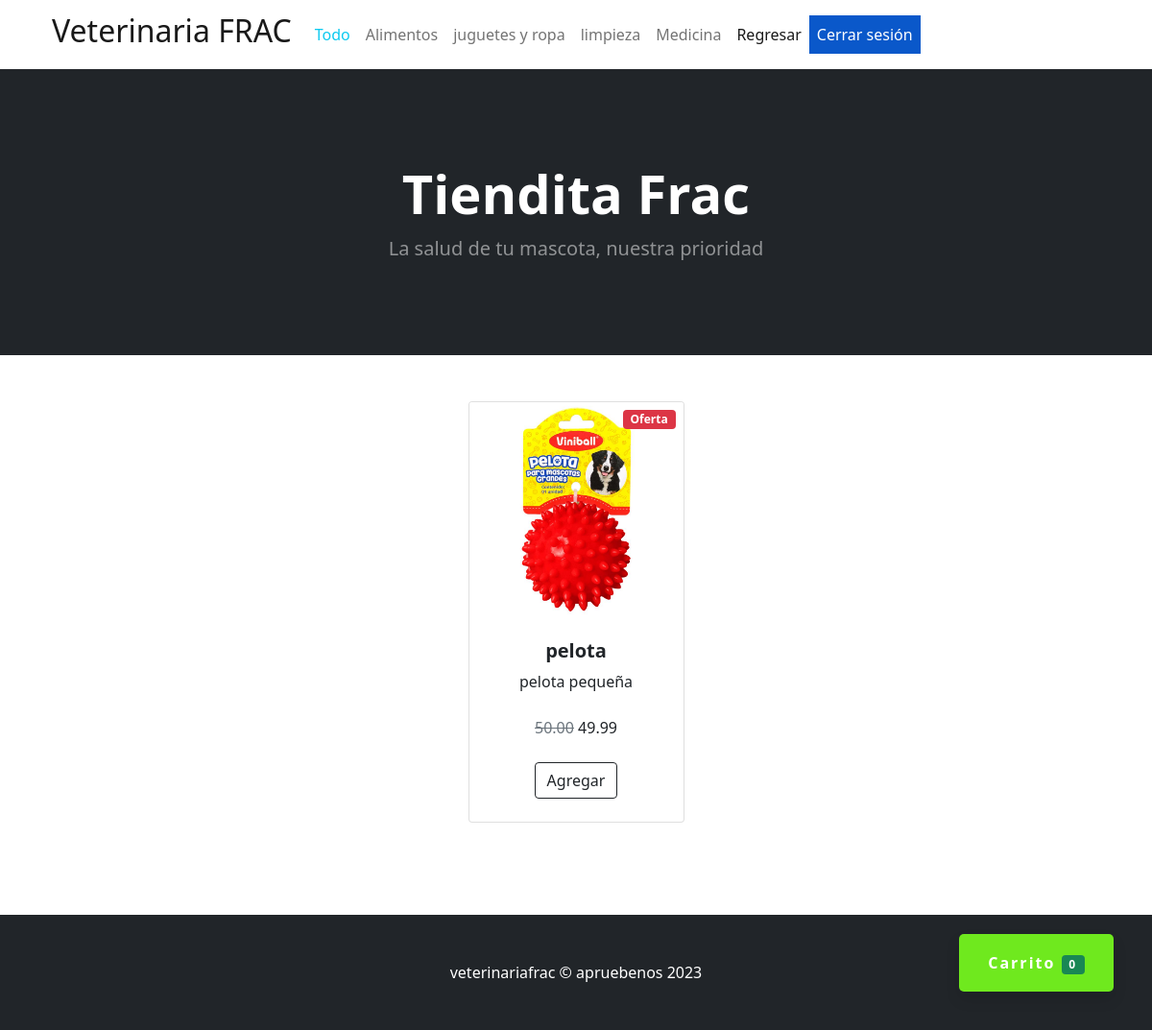
The page /productos.php on the database its author committed.
### tables this page shows
CREATE TABLE `categorias` (
  `id` int(11) NOT NULL,
  `categoria` varchar(50) NOT NULL
);

CREATE TABLE `productos` (
  `id` int(11) NOT NULL,
  `nombre` varchar(255) NOT NULL,
  `descripcion` text NOT NULL,
  `precio_normal` decimal(10,2) NOT NULL,
  `precio_rebajado` decimal(10,2) NOT NULL,
  `cantidad` int(11) NOT NULL,
  `imagen` varchar(50) NOT NULL,
  `id_categoria` int(11) NOT NULL
);

### productos.php (the view, shortened to what this page needs)
<?php require_once "config/conexion2.php"; ?>
<!DOCTYPE html>
<html lang="en">
<head>
    <link href="assets/css/styles.css" rel="stylesheet" />
    <link href="assets/css/estilos.css" rel="stylesheet" />
</head>
<body>
    <a href="#" class="btn-flotante" id="btnCarrito">Carrito <span class="badge bg-success" id="carrito">0</span></a>
    <div class="container">
        <nav class="navbar navbar-expand-lg navbar-light">
            <div class="container-fluid">
                <a class="navbar-brand" href="#"> <h2>Veterinaria FRAC </h2></a>
                <div class="collapse navbar-collapse" id="navbarNav">
                    <ul class="navbar-nav">
                        <a href="#" class="nav-link text-info" category="all">Todo</a>
                        <?php
                        $query = mysqli_query($conexion, "SELECT * FROM categorias");
                        while ($data = mysqli_fetch_assoc($query)) { ?>
                            <a href="#" class="nav-link" category="<?php echo $data['categoria']; ?>"><?php echo $data['categoria']; ?></a>
                        <?php } ?>
                        <a href="bienvenido.php" class="nav-link " category="all"> Regresar</a>
                        <a href="index.php" class="nav-link text-info btn-primary text-white" category="all"> Cerrar sesión</a>
                    </ul>
                </div>
            </div>
        </nav>
    </div>
    <header class="bg-dark py-5">
        <div class="container px-4 px-lg-5 my-5">
            <div class="text-center text-white">
                <h1 class="display-4 fw-bolder">Tiendita Frac</h1>
                <p class="lead fw-normal text-white-50 mb-0">La salud de tu mascota, nuestra prioridad</p>
            </div>
        </div>
    </header>
    <section class="py-5">
        <div class="container px-4 px-lg-5">
            <div class="row gx-4 gx-lg-5 row-cols-2 row-cols-md-3 row-cols-xl-4 justify-content-center">
                <?php
                $query = mysqli_query($conexion, "SELECT p.*, c.id AS id_cat, c.categoria FROM productos p INNER JOIN categorias c ON c.id = p.id_categoria");
                $result = mysqli_num_rows($query);
                if ($result > 0) {
                    while ($data = mysqli_fetch_assoc($query)) { ?>
                        <div class="col mb-5 productos" category="<?php echo $data['categoria']; ?>">
                            <div class="card h-100">
                                <div class="badge bg-danger text-white position-absolute" style="top: 0.5rem; right: 0.5rem"><?php echo ($data['precio_normal'] > $data['precio_rebajado']) ? 'Oferta' : ''; ?></div>
                                <img class="card-img-top" src="assets/img/<?php echo $data['imagen']; ?>" alt="..." />
                                <div class="card-body p-4">
                                    <div class="text-center">
                                        <h5 class="fw-bolder"><?php echo $data['nombre'] ?></h5>
                                        <p><?php echo $data['descripcion']; ?></p>
                                        <span class="text-muted text-decoration-line-through"><?php echo $data['precio_normal'] ?></span>
                                        <?php echo $data['precio_rebajado'] ?>
                                    </div>
                                </div>
                                <div class="card-footer p-4 pt-0 border-top-0 bg-transparent">
                                    <div class="text-center"><a class="btn btn-outline-dark mt-auto agregar" data-id="<?php echo $data['id']; ?>" href="#">Agregar</a></div>
                                </div>
                            </div>
                        </div>
                <?php  }
                } ?>
            </div>
        </div>
    </section>
    <footer class="py-5 bg-dark">
        <div class="container">
            <p class="m-0 text-center text-white">veterinariafrac &copy; apruebenos 2023</p>
        </div>
    </footer>
</body>
</html>

### assets/css/estilos.css (style rules this page uses)
.btn-flotante { font-size: 16px; font-weight: bold; color: #ffffff; border-radius: 5px; letter-spacing: 2px; background-color: #6fe91e; padding: 18px 30px; position: fixed; bottom: 40px; right: 40px; transition: all 300ms ease 0ms; box-shadow: 0px 8px 15px rgba(0, 0, 0, 0.1); z-index: 99; text-decoration: none; }

### rows shown on the page
categorias: categoria "Alimentos"
categorias: categoria "juguetes y ropa"
categorias: categoria "limpieza"
categorias: categoria "Medicina"
productos: shows "Oferta", imagen (picture), nombre "pelota", descripcion "pelota pequeña", precio_normal "50.00", precio_rebajado "49.99"
